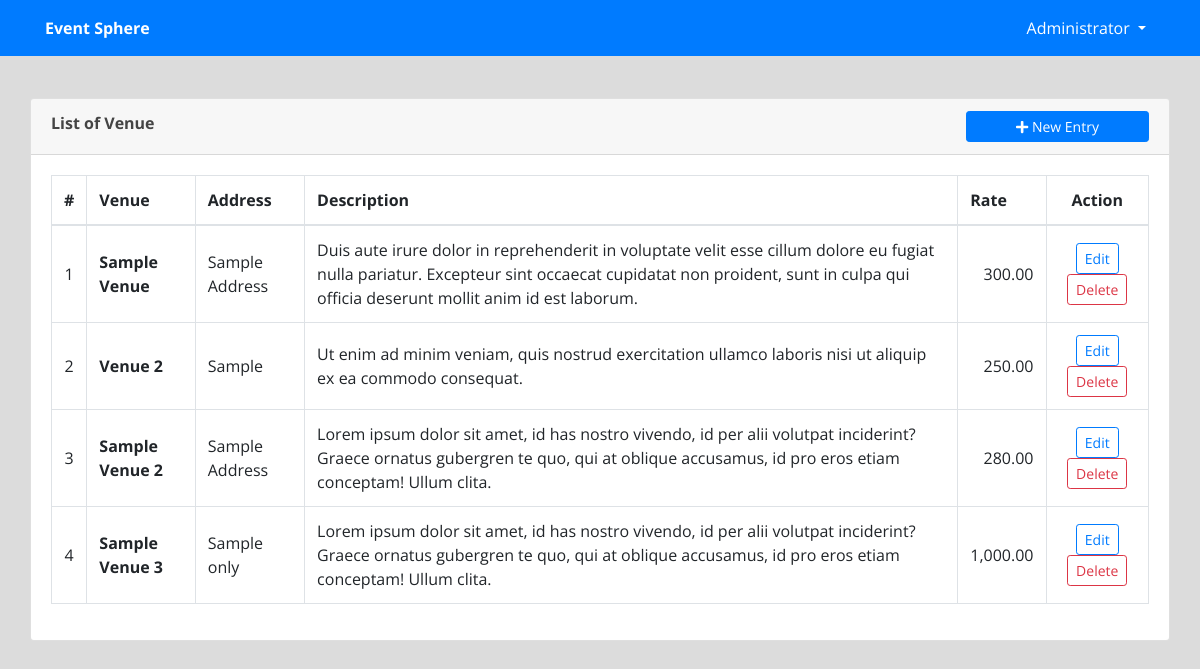
/admin/index.php?page=venue (signed in), run on an earlier commit of the app's database.
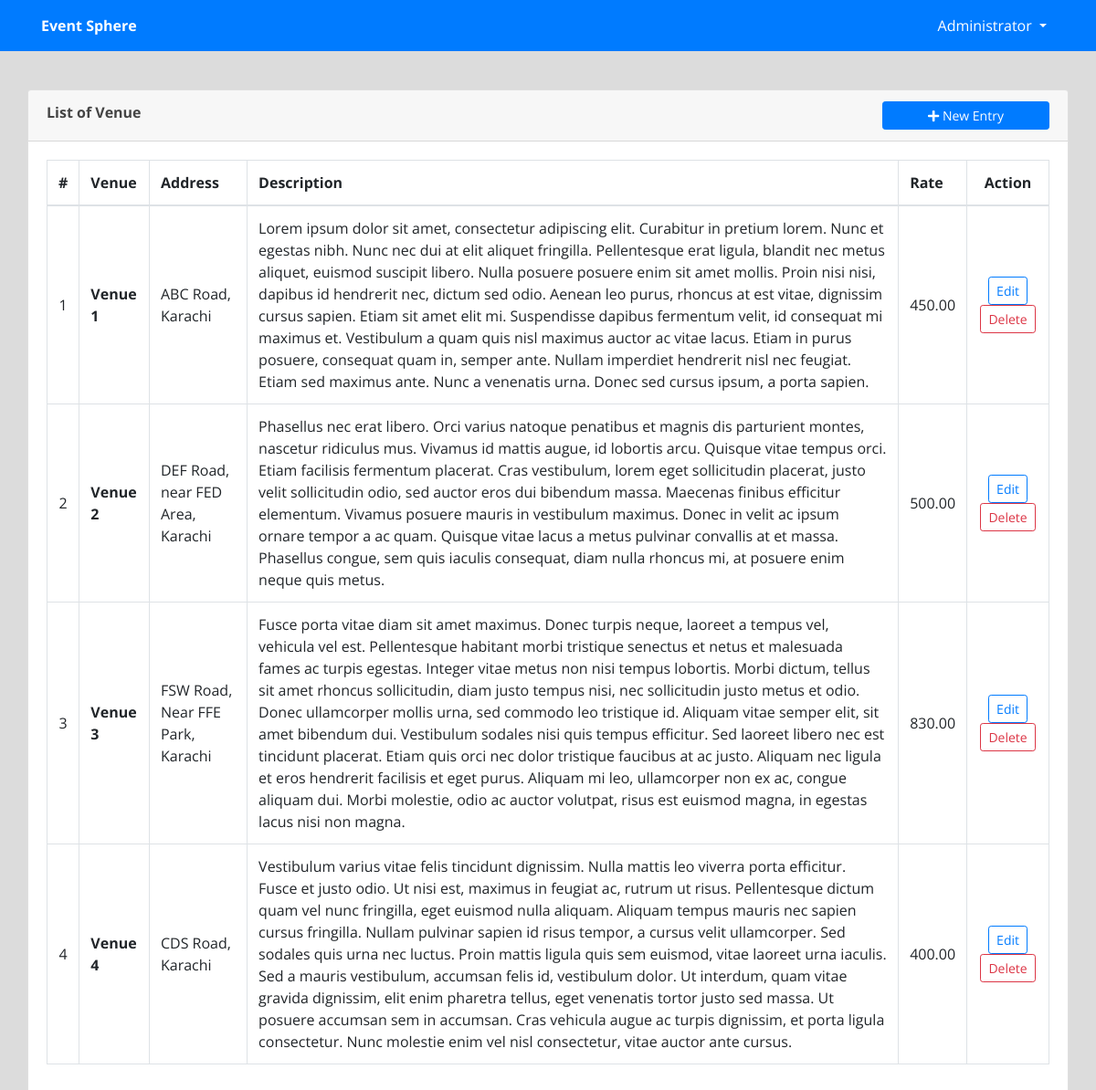
And on a later commit of the database.
### tables this page shows
CREATE TABLE `venue` (
  `id` int(30) NOT NULL,
  `venue` text NOT NULL,
  `address` text NOT NULL,
  `description` text NOT NULL,
  `rate` float NOT NULL
);

### admin/venue.php (the view, shortened to what this page needs)
<?php include('db_connect.php');?>
<div class="container-fluid">
	<div class="col-lg-12">
		<div class="row">
			<div class="col-md-12">
				<div class="card">
					<div class="card-header">
						<b>List of Venue</b>
						<span class="float:right"><a class="btn btn-primary btn-block btn-sm col-sm-2 float-right" href="index.php?page=manage_venue" id="new_venue">
					<i class="fa fa-plus"></i> New Entry
				</a></span>
					</div>
					<div class="card-body">
						<table class="table table-condensed table-bordered table-hover">
							<thead>
								<tr>
									<th class="text-center">#</th>
									<th class="">Venue</th>
									<th class="">Address</th>
									<th class="">Description</th>
									<th class="">Rate</th>
									<th class="text-center">Action</th>
								</tr>
							</thead>
							<tbody>
								<?php
								$i = 1;
								$venue = $conn->query("SELECT * from venue");
								while($row=$venue->fetch_assoc()):
								?>
								<tr>
									<td class="text-center"><?php echo $i++ ?></td>
									<td class="">
										 <p> <b><?php echo ucwords($row['venue']) ?></b></p>
									</td>
									<td class="">
										 <p class=""><?php echo $row['address'] ?></p>
									</td>
									<td class="">
										 <p class="truncate"><?php echo $row['description'] ?></p>
									</td>
									<td class="">
										 <p class="text-right"><?php echo number_format($row['rate'],2) ?></p>
									</td>
									<td class="text-center">
										<button class="btn btn-sm btn-outline-primary edit_venue" type="button" data-id="<?php echo $row['id'] ?>" >Edit</button>
										<button class="btn btn-sm btn-outline-danger delete_venue" type="button" data-id="<?php echo $row['id'] ?>">Delete</button>
									</td>
								</tr>
								<?php endwhile; ?>
							</tbody>
						</table>
					</div>
				</div>
			</div>
		</div>
	</div>
</div>

What changed in the data, as far as the page shows it:
changed venue: venue "Sample Venue" → "Venue 1"; address "Sample Address" → "ABC Road, Karachi"; description "Duis aute irure dolor in reprehenderit in voluptate velit esse cillum dolore eu fugiat nulla pariatur. Excepteur sint occaecat cupidatat non proident, sunt in culpa qui officia deserunt mollit anim id est laborum." → "Lorem ipsum dolor sit amet, consectetur adipiscing elit. Curabitur in pretium lorem. Nunc et egestas nibh. Nunc nec dui at elit aliquet fringilla. Pellentesque erat ligula, blandit nec metus aliquet, euismod suscipit libero. Nulla posuere posuere enim sit amet mollis. Proin nisi nisi, dapibus id hendrerit nec, dictum sed odio. Aenean leo purus, rhoncus at est vitae, dignissim cursus sapien. Etiam sit amet elit mi. Suspendisse dapibus fermentum velit, id consequat mi maximus et. Vestibulum a quam quis nisl maximus auctor ac vitae lacus. Etiam in purus posuere, consequat quam in, semper ante. Nullam imperdiet hendrerit nisl nec feugiat. Etiam sed maximus ante. Nunc a venenatis urna. Donec sed…"; rate "300.00" → "450.00"
changed venue "Venue 2": address "Sample" → "DEF Road, near FED Area, Karachi"; description "Ut enim ad minim veniam, quis nostrud exercitation ullamco laboris nisi ut aliquip ex ea commodo consequat." → "Phasellus nec erat libero. Orci varius natoque penatibus et magnis dis parturient montes, nascetur ridiculus mus. Vivamus id mattis augue, id lobortis arcu. Quisque vitae tempus orci. Etiam facilisis fermentum placerat. Cras vestibulum, lorem eget sollicitudin placerat, justo velit sollicitudin odio, sed auctor eros dui bibendum massa. Maecenas finibus efficitur elementum. Vivamus posuere mauris in vestibulum maximus. Donec in velit ac ipsum ornare tempor a ac quam. Quisque vitae lacus a metus pulvinar convallis at et massa. Phasellus congue, sem quis iaculis consequat, diam nulla rhoncus mi, at posuere enim neque quis metus."; rate "250.00" → "500.00"
changed venue: venue "Sample Venue 2" → "Venue 3"; address "Sample Address" → "FSW Road, Near FFE Park, Karachi"; description "Lorem ipsum dolor sit amet, id has nostro vivendo, id per alii volutpat inciderint? Graece ornatus gubergren te quo, qui at oblique accusamus, id pro eros etiam conceptam! Ullum clita." → "Fusce porta vitae diam sit amet maximus. Donec turpis neque, laoreet a tempus vel, vehicula vel est. Pellentesque habitant morbi tristique senectus et netus et malesuada fames ac turpis egestas. Integer vitae metus non nisi tempus lobortis. Morbi dictum, tellus sit amet rhoncus sollicitudin, diam justo tempus nisi, nec sollicitudin justo metus et odio. Donec ullamcorper mollis urna, sed commodo leo tristique id. Aliquam vitae semper elit, sit amet bibendum dui. Vestibulum sodales nisi quis tempus efficitur. Sed laoreet libero nec est tincidunt placerat. Etiam quis orci nec dolor tristique faucibus at ac justo. Aliquam nec ligula et eros hendrerit facilisis et eget purus. Aliquam mi leo,…"; rate "280.00" → "830.00"
changed venue: venue "Sample Venue 3" → "Venue 4"; address "Sample only" → "CDS Road, Karachi"; description "Lorem ipsum dolor sit amet, id has nostro vivendo, id per alii volutpat inciderint? Graece ornatus gubergren te quo, qui at oblique accusamus, id pro eros etiam conceptam! Ullum clita." → "Vestibulum varius vitae felis tincidunt dignissim. Nulla mattis leo viverra porta efficitur. Fusce et justo odio. Ut nisi est, maximus in feugiat ac, rutrum ut risus. Pellentesque dictum quam vel nunc fringilla, eget euismod nulla aliquam. Aliquam tempus mauris nec sapien cursus fringilla. Nullam pulvinar sapien id risus tempor, a cursus velit ullamcorper. Sed sodales quis urna nec luctus. Proin mattis ligula quis sem euismod, vitae laoreet urna iaculis. Sed a mauris vestibulum, accumsan felis id, vestibulum dolor. Ut interdum, quam vitae gravida dignissim, elit enim pharetra tellus, eget venenatis tortor justo sed massa. Ut posuere accumsan sem in accumsan. Cras vehicula augue ac turpis…"; rate "1,000.00" → "400.00"
